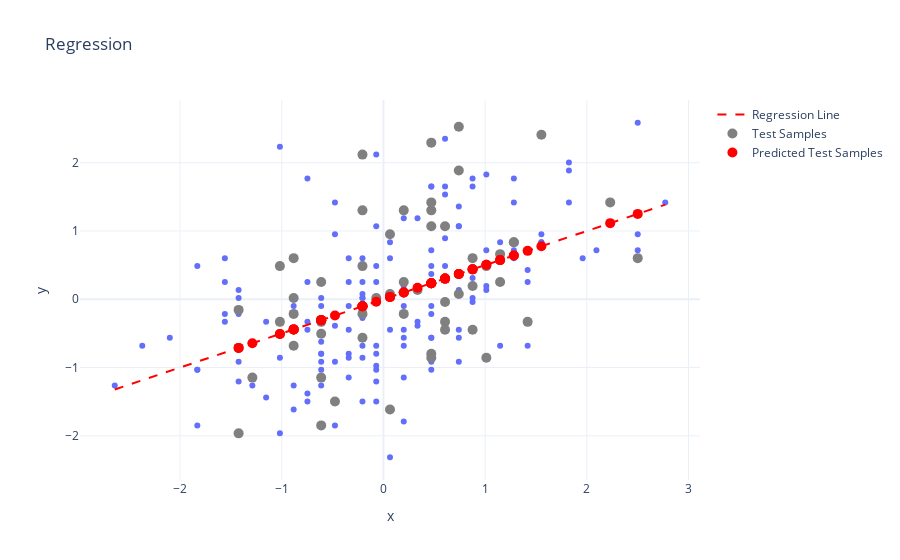

The code cell stored with this chart in its notebook:
### Markdown cell above
### Visualization of First Pass

It is always a good idea to visualize our results. You don't have to do anything here. You can see that our model is doing a fine job of finding the best possible slope when only using one feature, but there is a lot of unnaccounted-for variance! In the second pass, we'll use all the features to predict the body mass of a penguin.

### Code cell
# plot demonstrating the linear regression model.
fig = px.scatter(x=flipper_length_train, y=body_mass_train, template = "plotly_white", title = "Regression")

# plot the regression line.
x_line = np.linspace(flipper_length_train.min(), flipper_length_train.max(), 100)
y_line = linear_regression_weights[1] * x_line + linear_regression_weights[0]
fig.add_scatter(x=x_line, y=y_line, mode="lines", name="Regression Line", line=dict(color="red", dash="dash"))

# plot each test sample.
fig.add_scatter(x=flipper_length_test, y=body_mass_test, mode="markers", name="Test Samples", marker=dict(size=10, color="grey"))

# plot each predicted test sample.
fig.add_scatter(x=flipper_length_test, y=body_mass_pred, mode="markers", name="Predicted Test Samples", marker=dict(size=10, color="red"))
